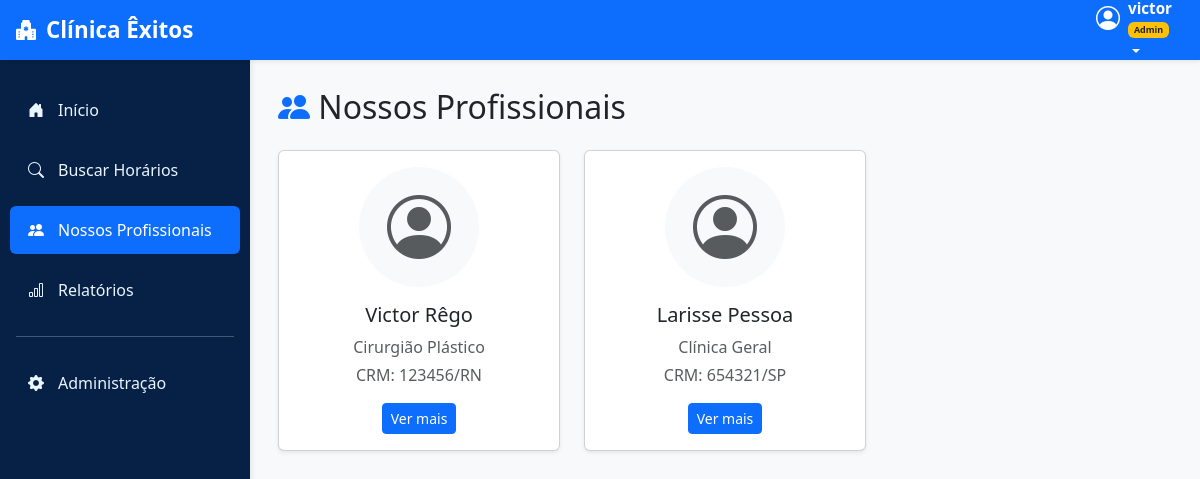
Page /usuarios/profissionais/ (signed in) on the committed database.
### usuarios/models.py (models this page shows, shortened)
class UsuarioAdaptado(AbstractUser):
    cpf = models.CharField(max_length=11, unique=True, verbose_name="CPF")
    nome_cidade = models.CharField(max_length=100, blank=True, null=True)
    endereco = models.CharField(max_length=255, blank=True, null=True)
    nome_bairro = models.CharField(max_length=100, blank=True, null=True)
    data_nascimento = models.DateField(blank=True, null=True)
    foto_perfil = models.ImageField(upload_to='perfil/', null=True, blank=True, verbose_name="Foto de Perfil")
    is_professional = models.BooleanField(default=False)
    especializacao = models.CharField(max_length=255, blank=True, null=True, verbose_name="Especialização")
    crm = models.CharField(max_length=50, blank=True, null=True, verbose_name="CRM")
    telefone_contato = models.CharField(max_length=20, blank=True, null=True, verbose_name="Telefone de Contato")
    email_profissional = models.EmailField(blank=True, null=True, verbose_name="E-mail Profissional")
    biografia = models.TextField(blank=True, null=True, verbose_name="Biografia")

### usuarios/views.py (the view)
# urls.py: path('profissionais/', views.listar_profissionais, name='listar_profissionais'),
@login_required
def listar_profissionais(request):
    profissionais = UsuarioAdaptado.objects.filter(is_professional=True)
    context = {
        'profissionais': profissionais
    }
    return render(request, 'profissionais/lista.html', context)

### usuarios/templates/profissionais/lista.html (shortened to what this page needs)
{% extends 'base.html' %}
{% block content %}
<h2 class="mb-4"><i class="bi bi-people-fill text-primary"></i> Nossos Profissionais</h2>
<div class="row g-4">
    {% for prof in profissionais %}
    <div class="col-md-4">
        <div class="card shadow-sm h-100">
            <div class="card-body text-center">
                {% if prof.foto_perfil %}
                    <img src="{{ prof.foto_perfil.url }}" class="rounded-circle mb-3 mx-auto d-block" style="width:120px;height:120px;object-fit:cover;">
                {% else %}
                    <div class="rounded-circle bg-light d-flex align-items-center justify-content-center mb-3 mx-auto" style="width:120px;height:120px;">
                        <i class="bi bi-person-circle text-muted" style="font-size:4rem;"></i>
                    </div>
                {% endif %}
                <h5>{{ prof.first_name }} {{ prof.last_name }}</h5>
                <p class="text-muted mb-1">
                    {% if prof.especializacao %}{{ prof.especializacao }}{% else %}Especialização não informada{% endif %}
                </p>
                <p class="text-muted mb-3">
                    {% if prof.crm %}CRM: {{ prof.crm }}{% else %}CRM não informado{% endif %}
                </p>
                <a href="{% url 'detalhe_profissional' prof.pk %}" class="btn btn-primary btn-sm">Ver mais</a>
            </div>
        </div>
    </div>
    {% empty %}
    <div class="col-12">
        <div class="alert alert-info">Nenhum profissional cadastrado no momento.</div>
    </div>
    {% endfor %}
</div>
{% endblock %}

### templates/base.html (style rules this page uses)
:root { --primary-blue: #0d6efd; --light-blue: #e9f5ff; --dark-blue: #072146; --sidebar-width: 250px; --muted-text: #6c757d; }
body { background-color: #f8f9fb; font-family: 'Segoe UI', Tahoma, Geneva, Verdana, sans-serif; }

### rows in the picture
UsuarioAdaptado: first_name "Victor", last_name "Rêgo", especializacao "Cirurgião Plástico", crm "123456/RN"
UsuarioAdaptado: first_name "Larisse", last_name "Pessoa", especializacao "Clínica Geral", crm "654321/SP"
